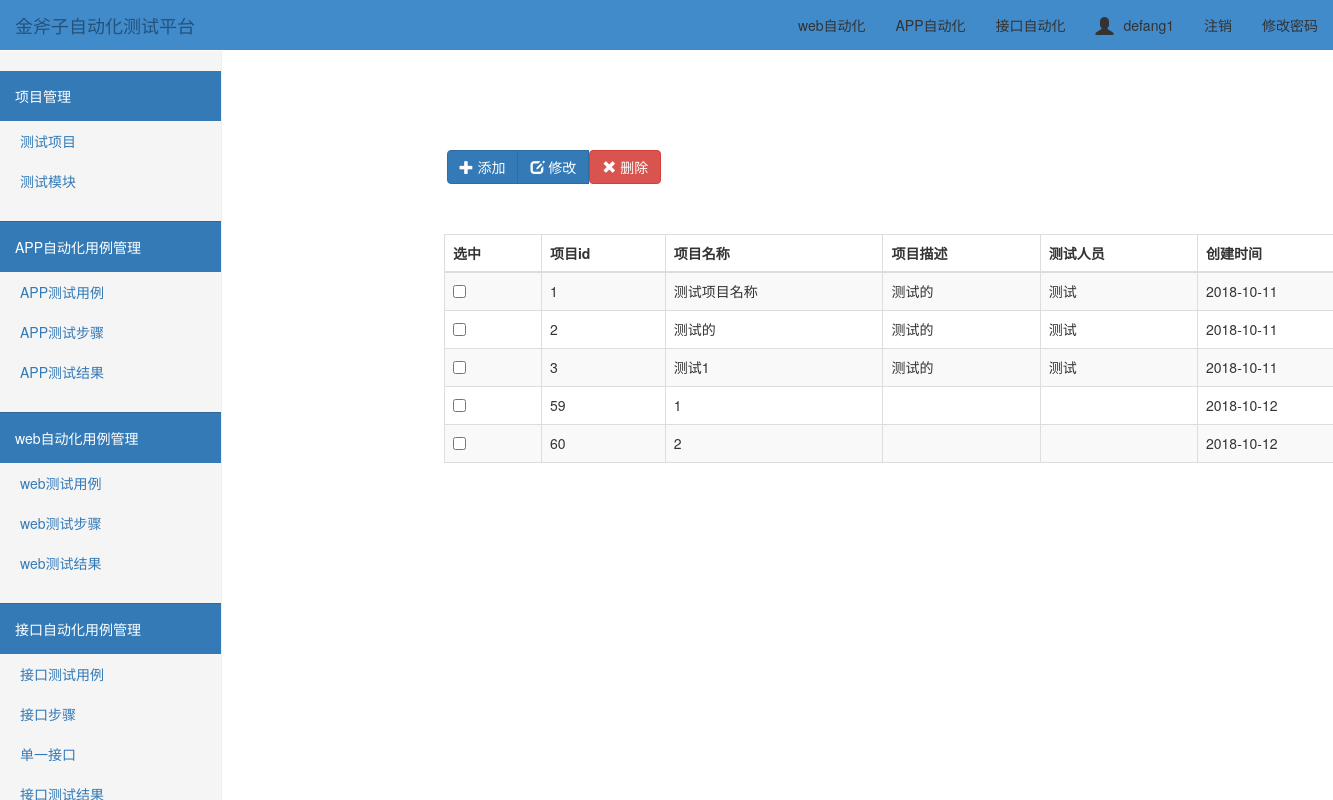
/project/ (signed in), run on an earlier commit of the app's database.
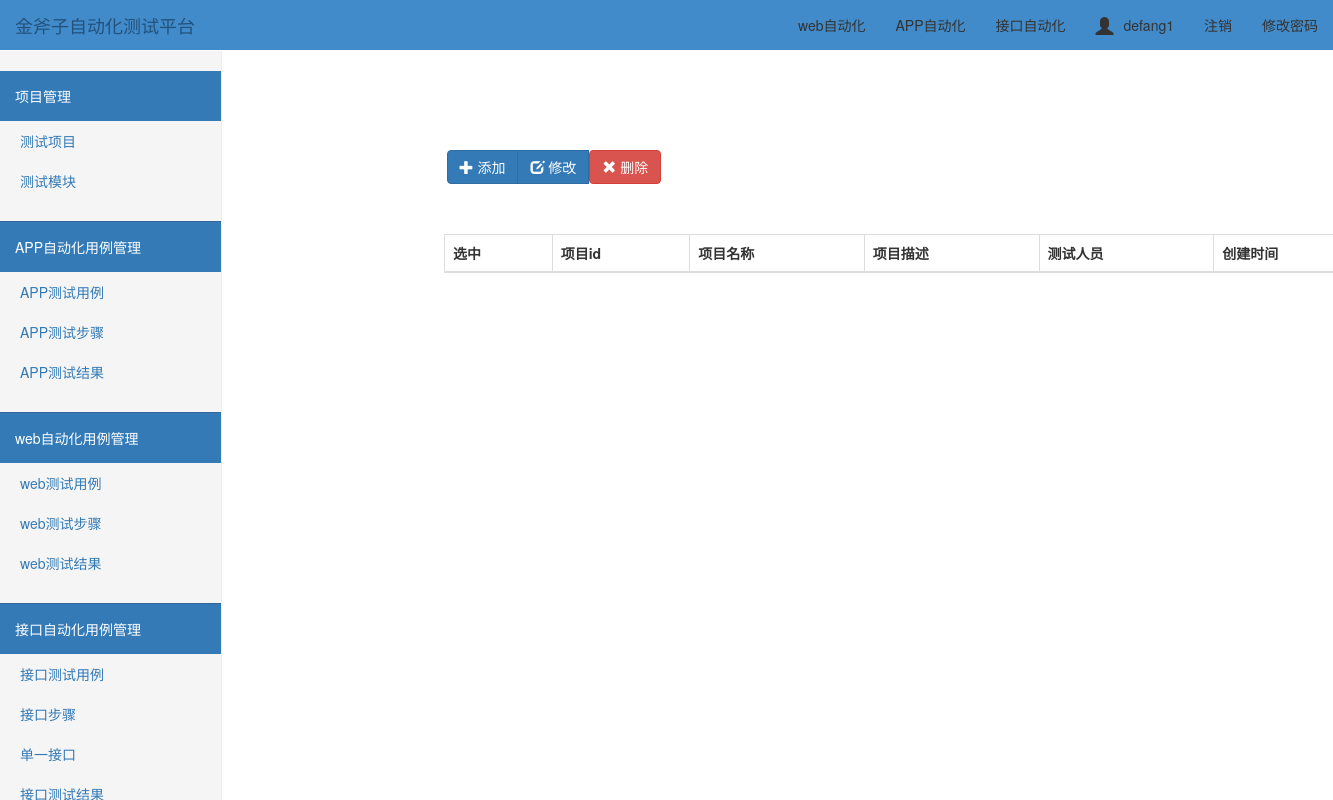
And on a later commit of the database.
### test_platform/models.py (models this page shows, shortened)
class UserInfo(AbstractUser):
    nid = models.AutoField(primary_key=True)
    telephone = models.CharField(max_length=11, null=True, unique=True)
    avatar = models.FileField(upload_to='avatars/', default="/avatars/default.png")
    create_time = models.DateTimeField(verbose_name='创建时间', auto_now_add=True)

class Project(models.Model):
    pid = models.AutoField(primary_key=True)
    project_name = models.CharField('项目名称', max_length=64)   # 项目名称
    project_desc = models.CharField('项目描述', max_length=256)  # 项目描述
    testers = models.CharField('测试负责人', max_length=256)    # 项目负责人
    create_time = models.DateTimeField('创建时间', auto_now=True)   # 创建时间
    class Meta:
        verbose_name = '项目管理'
        verbose_name_plural = '项目管理'

### test_platform/views.py (the view)
# urls.py: url(r'^project/$', views.project),
@login_required
def project(request):
    project_list = Project.objects.filter().all()
    return render(request, "project.html", {"project_list": project_list})

### templates/project.html (shortened to what this page needs)
{% extends "home.html" %}
{% block add %}
<div class="btn-toolbar" role="toolbar">
  <div class="btn-group" style="padding-top: 100px; left: 350px">
    <button type="button" class="btn btn-primary " data-toggle="modal" data-target="#addmyModal">
        <span class="glyphicon glyphicon-plus" aria-hidden="true"></span> 添加
    </button>
    <button type="button" class="btn btn-primary" data-toggle="modal" data-target="#editmyModal">
        <span class="glyphicon glyphicon-edit" aria-hidden="true"></span> 修改
    </button>
    <form id="del" method="POST" action="/del_project/" style="display: inline;">
         <button id="btn-del" type="onclick" class="btn btn-danger ">
            <span class="glyphicon glyphicon-remove" aria-hidden="true"></span> 删除
        </button>
    </form>
  </div>
</div>
<div class="container">
        <div class="row">
            <div class="col-md-10 col-md-offset-3">
                <table class="table table-striped table-bordered">
                    <thead>
                        <tr>
                            <th>选中</th>
                            <th>项目id</th>
                            <th>项目名称</th>
                            <th>项目描述</th>
                            <th>测试人员</th>
                            <th>创建时间</th>
                        </tr>
                    </thead>
                    <tbody>
                        {% for project_obj in project_list %}
                            <tr>
                                <td id="che1"><input type="checkbox"/></td>
                                <td>{{project_obj.pid}}</td>
                                <td>{{ project_obj.project_name }}</td>
                                <td>{{ project_obj.project_desc }}</td>
                                <td>{{ project_obj.testers }}</td>
                                <td>{{ project_obj.create_time|date:'Y-m-d' }}</td>
                            </tr>
                        {% endfor %}
                    </tbody>
                </table>
            </div>
        </div>
    </div>
{% endblock %}

### templates/home.html (shortened to what this page needs)
<!DOCTYPE html>
<html lang="en">
<head>
    <link rel="stylesheet" href="/static/bootstrap-3.3.7/css/bootstrap.css">
    <link rel="stylesheet" href="/static/css/toastr.min.css">
    <link rel="stylesheet" href="/static/css/dashboard.css">
    <link rel="stylesheet" href="/static/css/home.css">
</head>
<body>
<nav class="tab navbar  navbar-fixed-top">
    <div class="container-fluid">
        <div class="navbar-header">
            <a class="navbar-brand" href="#">金斧子自动化测试平台</a>
        </div>
        <div class="collapse navbar-collapse" id="bs-example-navbar-collapse-1">
            <ul class="nav navbar-nav navbar-right">
                <li class="active"><a href="#">web自动化 <span class="sr-only">(current)</span></a></li>
                <li><a href="#">APP自动化</a></li>
                <li><a href="#">接口自动化</a></li>
                <li><a href="#"><span id="user_icon"
                                      class="glyphicon glyphicon-user"></span>{{ request.user.username }}</a></li>
                <li><a href="/logout/">注销</a></li>
                <li><a href="/set_pwd/">修改密码</a></li>
            </ul>
        </div>
    </div>
</nav>
<div class="container">
    <div class="left">
        <div class="row">
            <div class="col-sm-3 col-md-2 sidebar">
                <div class="menu">
                    <div class="head bg-primary">项目管理</div>
                    <ul class="nav nav-sidebar">
                        <li><a href="/project/" target="_self">测试项目</a> </li>
                        <li><a href="/modules/" target="_self">测试模块</a> </li>
                    </ul>
                </div>
                <div class="menu">
                    <div class="head bg-primary">APP自动化用例管理</div>
                    <ul class="nav nav-sidebar">
                        <li><a href="#">APP测试用例</a> </li>
                        <li><a href="#">APP测试步骤</a> </li>
                        <li><a href="#">APP测试结果</a> </li>
                    </ul>
                </div>
                <div class="menu">
                    <div class="head bg-primary">web自动化用例管理</div>
                    <ul class="nav nav-sidebar">
                        <li><a href="#">web测试用例</a> </li>
                        <li><a href="#">web测试步骤</a> </li>
                        <li><a href="#">web测试结果</a> </li>
                    </ul>
                </div>
                <div class="menu">
                    <div class="head bg-primary">接口自动化用例管理</div>
                    <ul class="nav nav-sidebar">
                        <li><a href="/api/apitest_manage/" target="_self">接口测试用例</a> </li>
                        <li><a href="/api/apistep_manage/" target="_self">接口步骤</a> </li>
                        <li><a href="#">单一接口</a> </li>
                        <li><a href="#">接口测试结果</a> </li>
                    </ul>
                </div>
            </div>
        </div>
    </div>
    <div class="right">
        {% block add %}{% endblock %}
    </div>
</div>
</body>
</html>

### static/css/dashboard.css (style rules this page uses)
body { padding-top: 50px; }
.navbar-fixed-top { border: 0; }
.sidebar { display: none; }
@media (min-width: 768px) { .sidebar { position: fixed; top: 51px; bottom: 0; left: 0; z-index: 1000; display: block; padding: 20px; overflow-x: hidden; overflow-y: auto; background-color: #f5f5f5; border-right: 1px solid #eee; } }
.nav-sidebar { margin-right: -21px; margin-bottom: 20px; margin-left: -20px; }
.nav-sidebar > li > a { padding-right: 20px; padding-left: 20px; }

### static/css/home.css (style rules this page uses)
.menu { margin: 0 -20px; border-bottom: 1px solid #336699; }
.head { padding: 15px; }
.menu .nav-sidebar > li > a { padding-right: 40px; padding-left: 40px; }
table { margin-top: 50px; margin-left: 40px; }
.navbar { background-color: #428bca; }
.navbar-brand { color: white; }
.navbar-collapse .navbar-nav > li > a { color: #333333; }

### templates/home.html (style rules this page uses)
#user_icon { font-size: 18px; margin-right: 10px; vertical-align: -3px; }

What changed in the data, as far as the page shows it:
removed Project: pid "1", project_name "测试项目名称", project_desc "测试的", testers "测试", create_time "2018-10-11"
removed Project: pid "2", project_name "测试的", project_desc "测试的", testers "测试", create_time "2018-10-11"
removed Project: pid "3", project_name "测试1", project_desc "测试的", testers "测试", create_time "2018-10-11"
removed Project: pid "59", project_name "1", create_time "2018-10-12"
removed Project: pid "60", project_name "2", create_time "2018-10-12"
